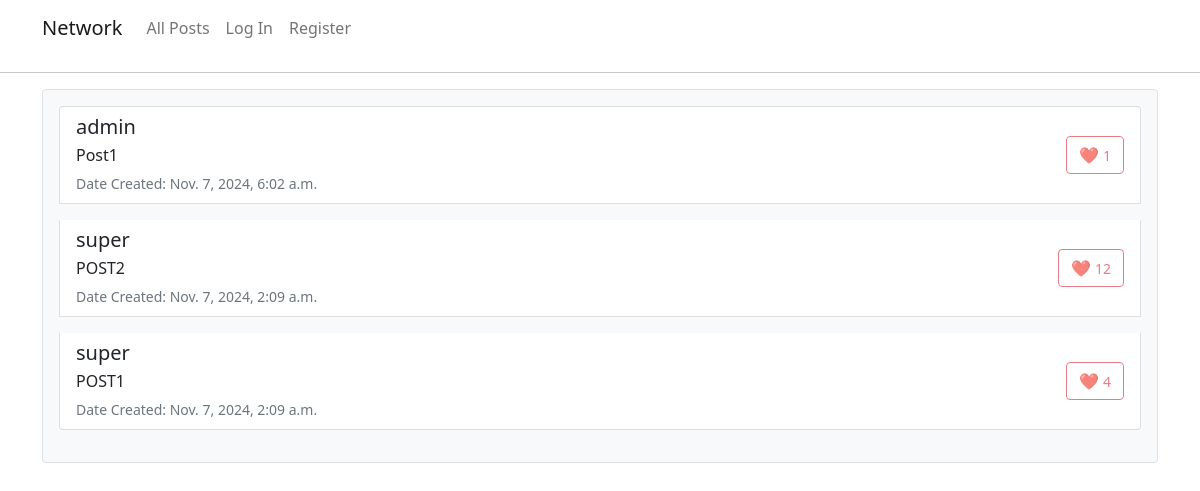
The app's page /, older data.
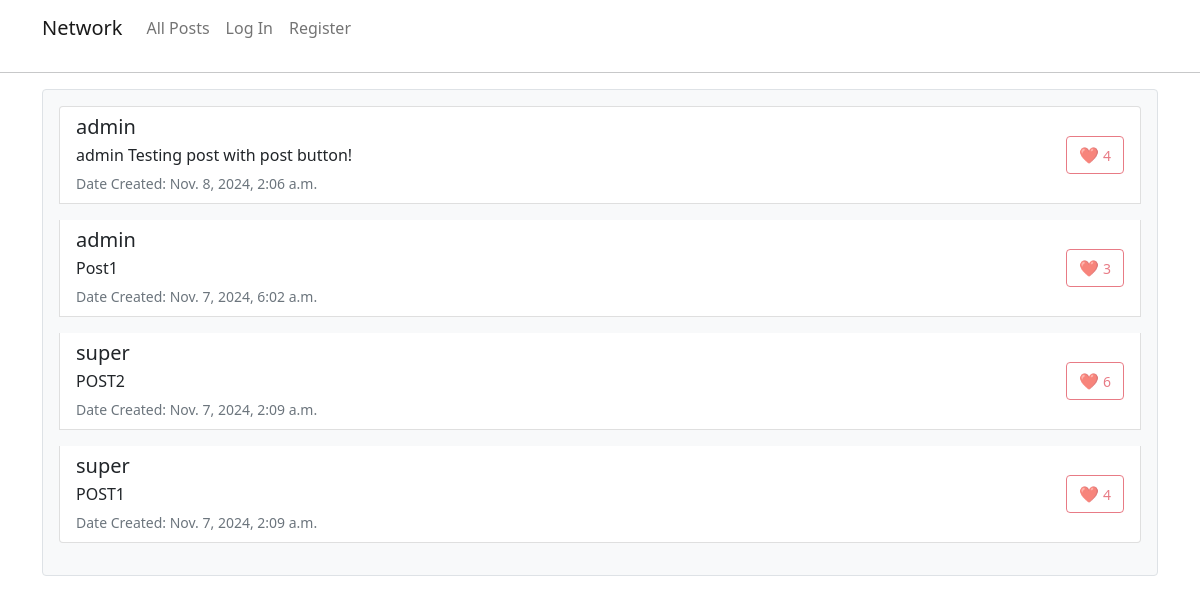
The same page, newer data.
### network/models.py (models this page shows, shortened)
class Post(models.Model):
    new_post = models.TextField()
    created_by = models.ForeignKey(User, on_delete=models.CASCADE, related_name='user_posts')
    date_created = models.DateTimeField(auto_now_add=True)
    likes = models.IntegerField(default=0)

class User(AbstractUser):
    followers = models.IntegerField(default=0)
    following = models.IntegerField(default=0)
    bio = models.CharField(max_length=500, null=True, blank=True)
    location = models.CharField(max_length=100, null=True, blank=True)
    work = models.CharField(max_length=100, null=True, blank=True)
    def __str__(self):
        return self.username

### network/views.py (the view)
# urls.py: path("", views.index, name="index"),
def index(request):
    user_posts = Post.objects.all()[::-1]
    return render(request, "network/index.html", {"posts": user_posts})

### network/templates/network/index.html (shortened to what this page needs)
{% extends "network/layout.html" %}
{% block body %}
    <div class="p-3 border rounded bg-light">
        <ul class="list-group">
            {% for post in posts %}
                <li class="list-group-item mb-3">
                    <div class="d-flex justify-content-between align-items-center">
                        <div>
                            <h5 class="mb-1">{{ post.created_by }}</h5>
                            <p class="mb-1">{{ post.new_post }}</p>
                            <small class="text-muted">Date Created: {{ post.date_created }}</small>
                        </div>
                        <div type="hidden">
                            <button class="btn btn-outline-danger like_button" data-post-id="{{ post.id }}"
                                    {% if user == post.created_by or not user.is_authenticated %}disabled{% endif %}>
                                ❤️ <small>{{ post.likes }}</small>
                            </button>
                        </div>
                    </div>
                </li>
            {% endfor %}
        </ul>
    </div>
{% endblock %}

### network/templates/network/layout.html (shortened to what this page needs)
{% load static %}
<!DOCTYPE html>
<html lang="en">
    <head>
        <link href="https://cdn.jsdelivr.net/npm/bootstrap@5.0.2/dist/css/bootstrap.min.css" rel="stylesheet">
        <link href="{% static 'network/styles.css' %}" rel="stylesheet">
    </head>
    <body>
        <div class="container">
            <nav class="navbar navbar-expand-lg navbar-light">
                <a class="navbar-brand" href="{% url 'index' %}">Network</a>
                <div>
                  <ul class="navbar-nav mr-auto">
                    <li class="nav-item">
                      <a class="nav-link" href="{% url 'index' %}">All Posts</a>
                    </li>
                    {% if user.is_authenticated %}
                        <li class="nav-item">
                            <a class="nav-link" href="#">Following</a>
                        </li>
                        <li class="nav-item">
                            <a class="nav-link" href="{% url 'logout' %}">Log Out</a>
                        </li>
                    {% else %}
                        <li class="nav-item">
                            <a class="nav-link" href="{% url 'login' %}">Log In</a>
                        </li>
                        <li class="nav-item">
                            <a class="nav-link" href="{% url 'register' %}">Register</a>
                        </li>
                    {% endif %}
                  </ul>
                </div>
            </nav>
        </div>
        <hr>
        <div class="body container">
            {% block body %}
            {% endblock %}
        </div>
    </body>
</html>

Row changes from the older to the newer data that the page shows:
added Post: created_by "admin", new_post "admin Testing post with post button!", date_created "Nov. 8, 2024, 2:06 a.m.", likes "4"
changed Post "Post1": likes "1" → "3"
changed Post "POST2": likes "12" → "6"
